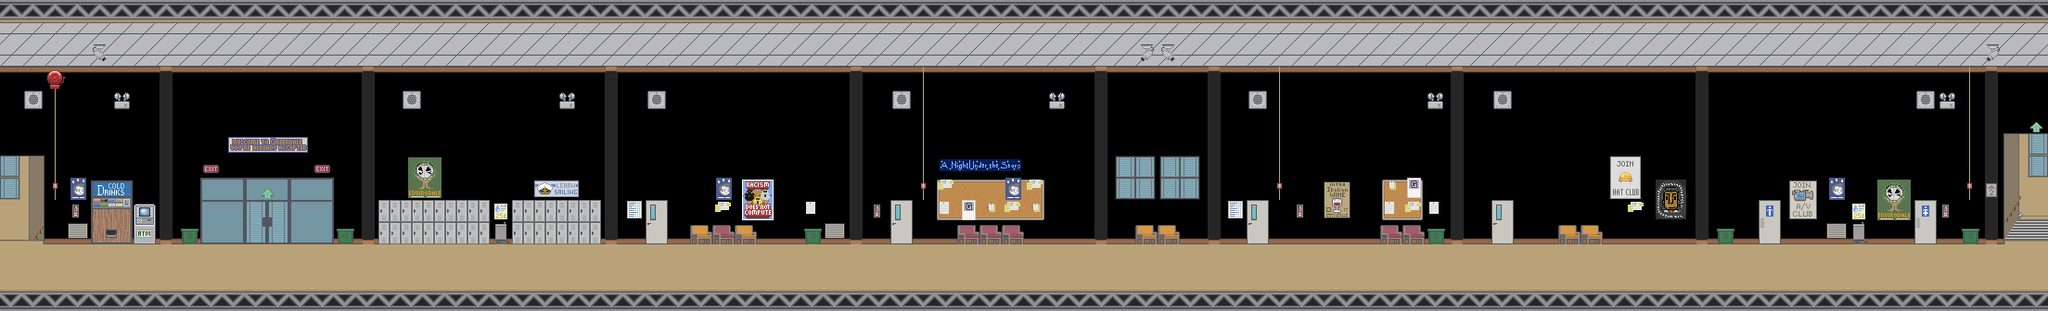

A level layout from a 2D game, rendered from its tile map. Below: a short description, then the map file with tile-grid data replaced by summaries:
An orthogonal 92x14 tile map with 24x24 px tiles, 3 tile layers (Tile Layer 1, Tile Layer 2, Tile Layer 3) and 26 objects (11x floor, 6x info, 4x firealarm, 3x door, entrance).

<map version="1.0" orientation="orthogonal" width="92" height="14" tilewidth="24" tileheight="24">
 <properties>
  <property name="blue" value="153" />
  <property name="green" value="195" />
  <property name="red" value="219" />
  <property name="soundtrack" value="greendale-alt" />
  <property name="title" value="Class Hallway 1" />
 </properties>
 <tileset firstgid="1" name="greendale-hallways" tilewidth="24" tileheight="24">
  <image source="greendale-hallways.png" width="576" height="480" />
 </tileset>
 <layer name="Tile Layer 1" width="92" height="14">
  <data>[1288 cells, 618 non-empty, 15 distinct tile ids]</data>
 </layer>
 <layer name="Tile Layer 2" width="92" height="14">
  <data>[1288 cells, 255 non-empty, 25 distinct tile ids]</data>
 </layer>
 <layer name="Tile Layer 3" width="92" height="14">
  <data>[1288 cells, 140 non-empty, 63 distinct tile ids]</data>
 </layer>
 <objectgroup name="nodes" width="92" height="14">
  <object type="entrance" x="269" y="223" width="38" height="47" />
  <object type="door" x="2161" y="145" width="47" height="126">
   <properties>
    <property name="level" value="class-hallway-2" />
   </properties>
  </object>
  <object type="door" x="264" y="215" width="48" height="55">
   <properties>
    <property name="level" value="greendale-exterior" />
    <property name="reenter" value="true" />
    <property name="warpin" value="false" />
   </properties>
  </object>
  <object type="door" x="1" y="169" width="46" height="101">
   <properties>
    <property name="level" value="class-basement" />
   </properties>
  </object>
  <object type="firealarm" x="48" y="216" width="24" height="72" />
  <object type="firealarm" x="984" y="216" width="24" height="72" />
  <object type="firealarm" x="1368" y="216" width="24" height="72" />
  <object type="firealarm" x="2112" y="216" width="24" height="72" />
  <object type="info" x="99" y="202" width="39" height="71">
   <properties>
    <property name="info" value="what is abed's special drink? " />
   </properties>
  </object>
  <object type="info" x="144" y="225" width="23" height="47">
   <properties>
    <property name="info" value="INSUFFICIENT FUNDS! | $64 per credit hour takes a bite." />
   </properties>
  </object>
  <object type="info" x="528" y="216" width="22" height="56">
   <properties>
    <property name="info" value="$.25 per sip, no sharing" />
   </properties>
  </object>
  <object type="info" x="1992" y="216" width="23" height="57">
   <properties>
    <property name="info" value="$.25 per sip, no returns" />
   </properties>
  </object>
  <object type="info" x="2090" y="217" width="16" height="56">
   <properties>
    <property name="info" value="the extinguisher reads ... | expires in  1982" />
   </properties>
  </object>
  <object type="info" x="77" y="216" width="12" height="56">
   <properties>
    <property name="info" value="the extinguisher reads ... | FOR ENTERTAINMENT PURPOSES ONLY" />
   </properties>
  </object>
 </objectgroup>
 <objectgroup color="#55557f" name="floor" width="92" height="14">
  <object x="-2" y="272" width="2211" height="32" />
 </objectgroup>
 <objectgroup color="#55557f" name="platform" width="92" height="14">
  <object type="floor" x="408" y="216" width="117" height="7" />
  <object type="floor" x="99" y="195" width="42" height="7" />
  <object type="floor" x="146" y="221" width="20" height="6" />
  <object type="floor" x="745" y="252" width="68" height="6" />
  <object type="floor" x="554" y="218" width="93" height="7" />
  <object type="floor" x="1034" y="252" width="68" height="5" />
  <object type="floor" x="1226" y="252" width="43" height="6" />
  <object type="floor" x="1490" y="252" width="44" height="6" />
  <object type="floor" x="1682" y="252" width="44" height="6" />
  <object type="floor" x="533" y="242" width="14" height="5" />
  <object type="floor" x="1997" y="243" width="12" height="4" />
 </objectgroup>
</map>
